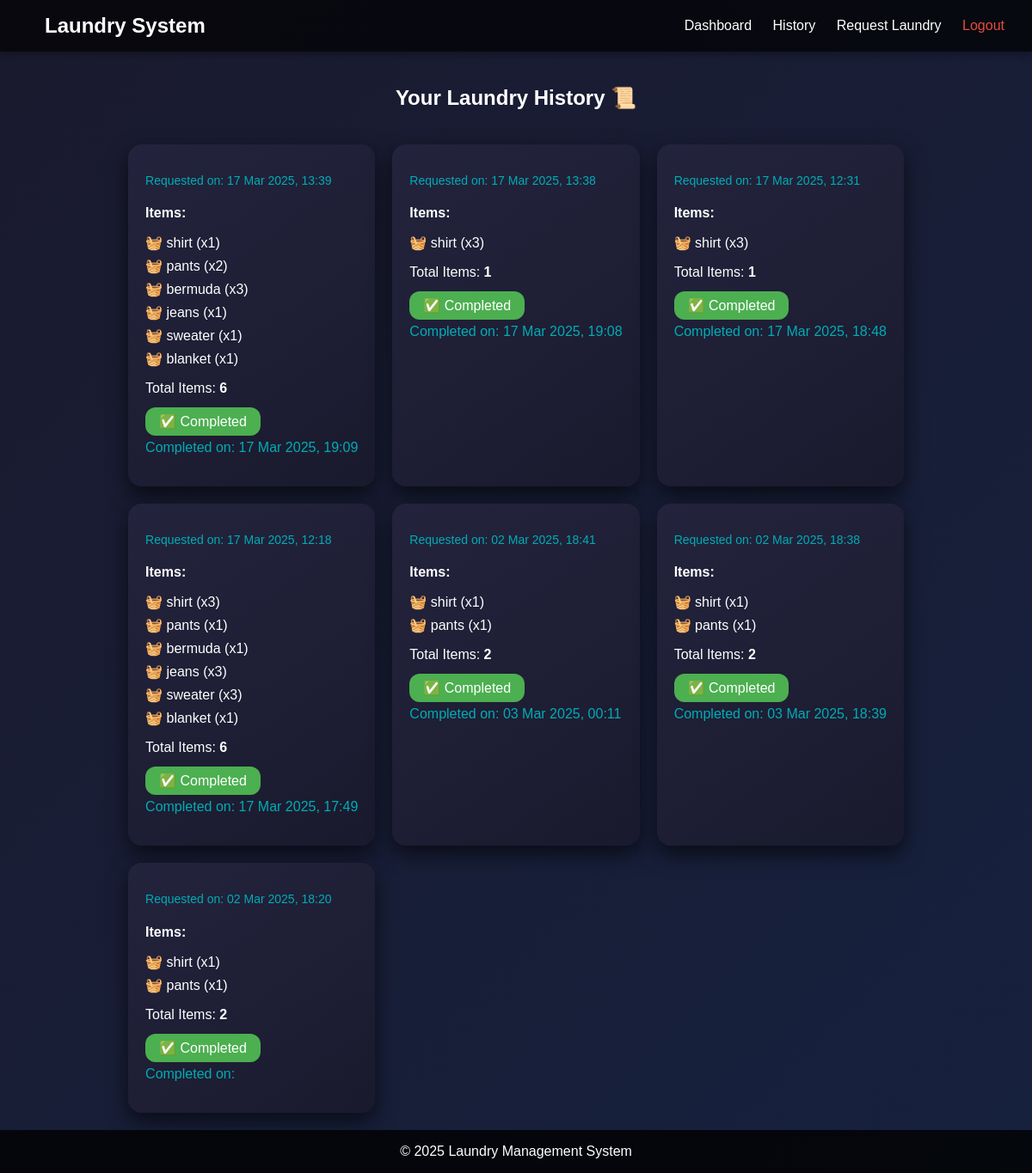
/history/ (signed in), run on an earlier commit of the app's database.
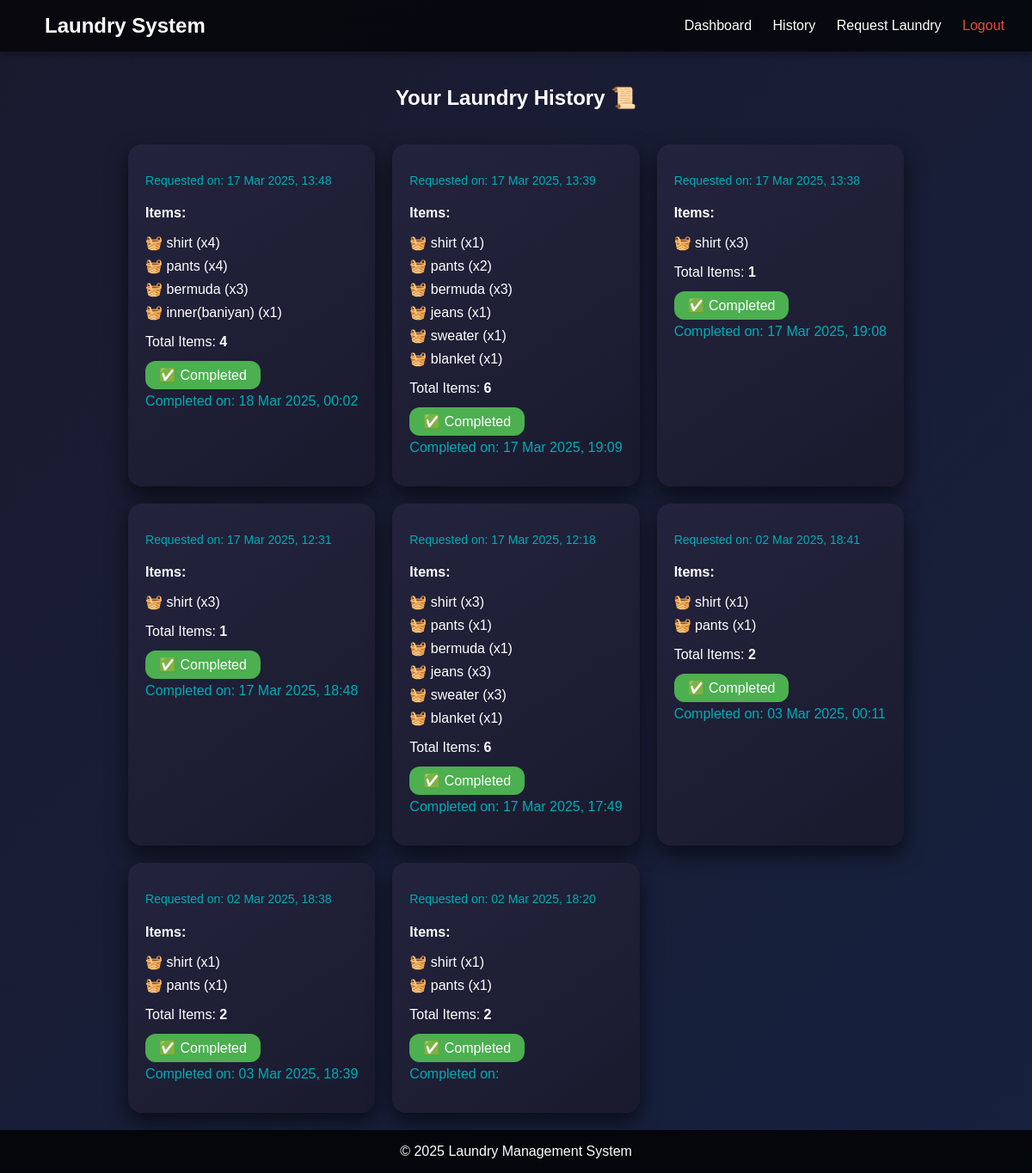
And on a later commit of the database.
### laundry/models.py (models this page shows, shortened)
class LaundryRequest(models.Model):
    STATUS_CHOICES = [
        ('Pending', 'Pending'),
        ('Recieved', 'Recieved'),
        ('In Progress', 'In Progress'),
        ('Completed', 'Completed'),
    ]
    user = models.ForeignKey(User, on_delete=models.CASCADE)
    items = models.ManyToManyField(LaundryItem, through='LaundryRequestItem')
    status = models.CharField(max_length=20, choices=STATUS_CHOICES, default='Pending')
    created_at = models.DateTimeField(auto_now_add=True)
    completed_at = models.DateTimeField(null=True, blank=True)  # New Field

class LaundryRequestItem(models.Model):
    laundry_request = models.ForeignKey(LaundryRequest, on_delete=models.CASCADE)
    item = models.ForeignKey(LaundryItem, on_delete=models.CASCADE)
    quantity = models.PositiveIntegerField(default=1)

class LaundryItem(models.Model):
    name = models.CharField(max_length=50, unique=True)

### laundry/views.py (the view)
# urls.py: path("history/", request_history, name="history"),  # New history page
@login_required
def request_history(request):
    history_requests = LaundryRequest.objects.filter(user=request.user).order_by("-created_at")
    return render(request, "history.html", {"requests": history_requests})

### laundry/templates/history.html (shortened to what this page needs)
{% extends 'base.html' %}
{% block content %}
<h2 style="text-align: center; color: #ffffff; margin-bottom: 40px;">Your Laundry History 📜</h2>
{% if requests %}
<div style="display: grid; grid-template-columns: repeat(3, 1fr); gap: 20px; padding: 0 20px;">
    {% for request in requests %}
    <div style="background: linear-gradient(145deg, #23233d, #1a1a2e); padding: 20px; border-radius: 16px; box-shadow: 0 10px 25px rgba(0,0,0,0.6); transition: transform 0.3s;">
        <p style="color: #00adb5; font-size: 14px; margin-bottom: 8px;">
            Requested on: {{ request.created_at|date:"d M Y, H:i" }}
        </p>
        <h4 style="color: #ffffff; margin-bottom: 16px;">Items:</h4>
        <ul style="list-style: none; padding-left: 0; color: #ffffff;">
            {% for item in request.laundryrequestitem_set.all %}
                <li style="margin-bottom: 8px;">🧺 {{ item.item.name }} (x{{ item.quantity }})</li>
            {% endfor %}
        </ul>
        <p style="color: #ffffff; margin: 12px 0;">Total Items: <strong>{{ request.laundryrequestitem_set.all|length }}</strong></p>
        <div style="margin-top: 20px;">
            {% if request.status == 'Completed' %}
                <span style="background: #4CAF50; color: white; padding: 8px 16px; border-radius: 12px;">✅ Completed</span>
                <p style="margin-top: 12px; color: #00adb5;">Completed on: {{ request.completed_at|date:"d M Y, H:i" }}</p>
            {% elif request.status == 'In Progress' %}
                <span style="background: #FFC107; color: #1a1a2e; padding: 8px 16px; border-radius: 12px;">🔄 In Progress</span>
                <p style="margin-top: 12px; color: #ffcc66;">Pending completion...</p>
            {% else %}
                <span style="background: #607D8B; color: white; padding: 8px 16px; border-radius: 12px;">⏳ Pending</span>
            {% endif %}
        </div>
    </div>
    {% endfor %}
</div>
{% endif %}
{% endblock %}

What changed in the data, as far as the page shows it:
added LaundryRequest: created_at "17 Mar 2025, 13:48", laundryrequestitem_set.all|length "4", completed_at "18 Mar 2025, 00:02"
added LaundryRequestItem: item.name "shirt", quantity "4", shown under "17 Mar 2025, 13:48"
added LaundryRequestItem: item.name "pants", quantity "4", shown under "17 Mar 2025, 13:48"
added LaundryRequestItem: item.name "bermuda", quantity "3", shown under "17 Mar 2025, 13:48"
added LaundryRequestItem: item.name "inner(baniyan)", quantity "1", shown under "17 Mar 2025, 13:48"
